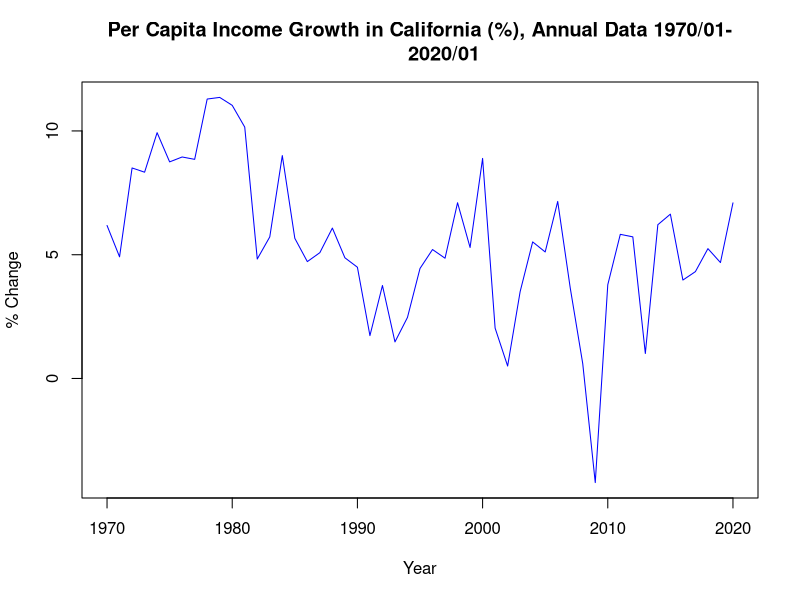
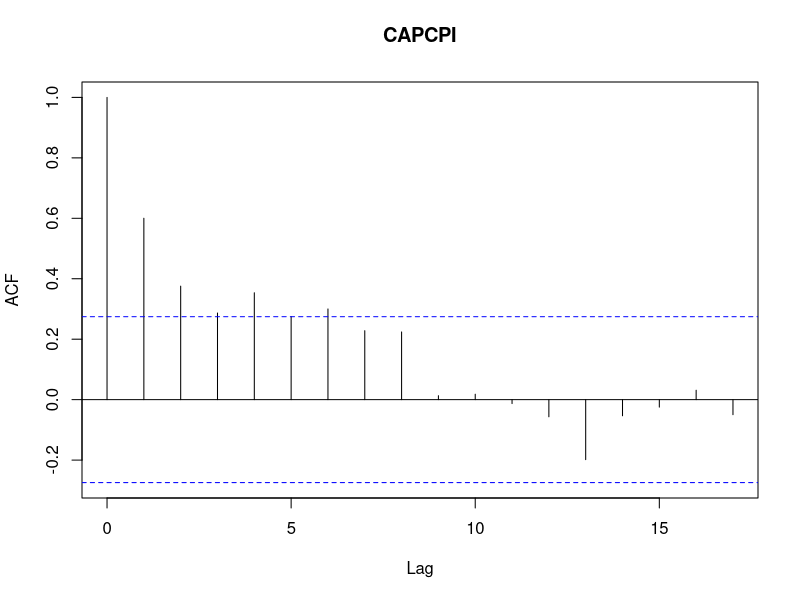
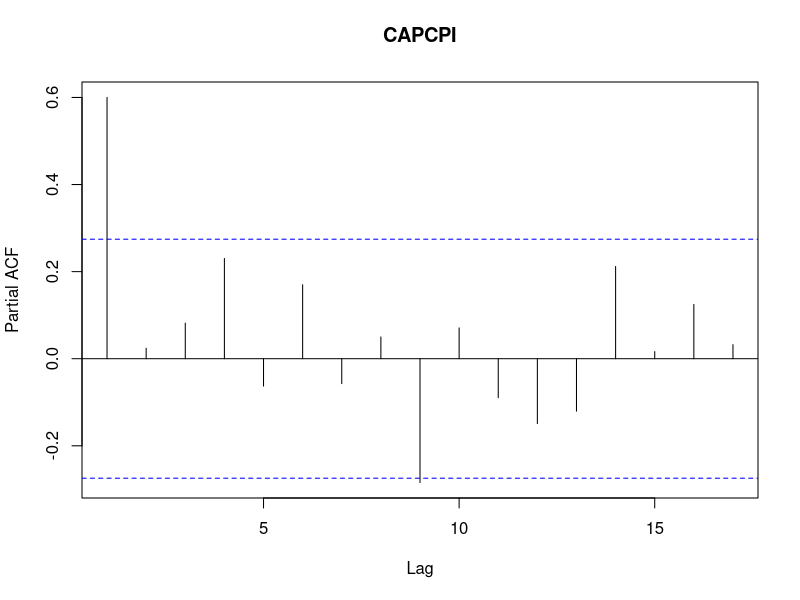
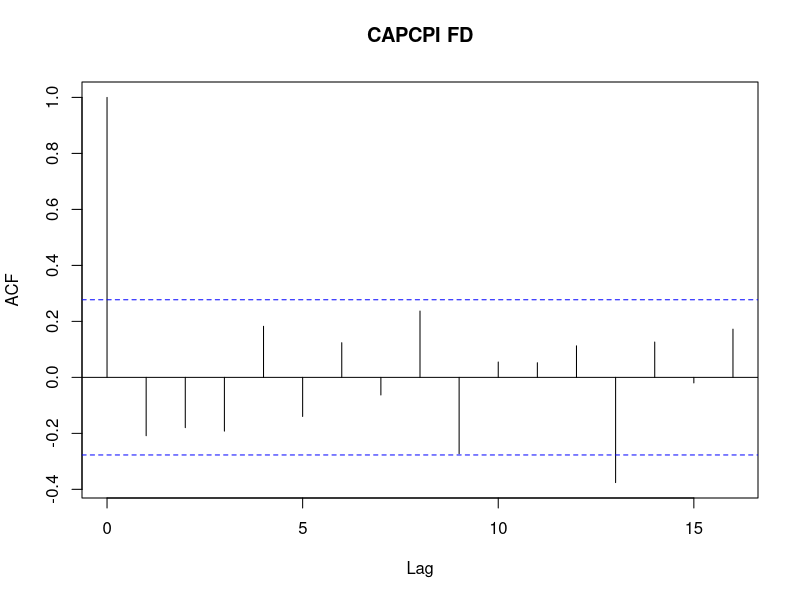
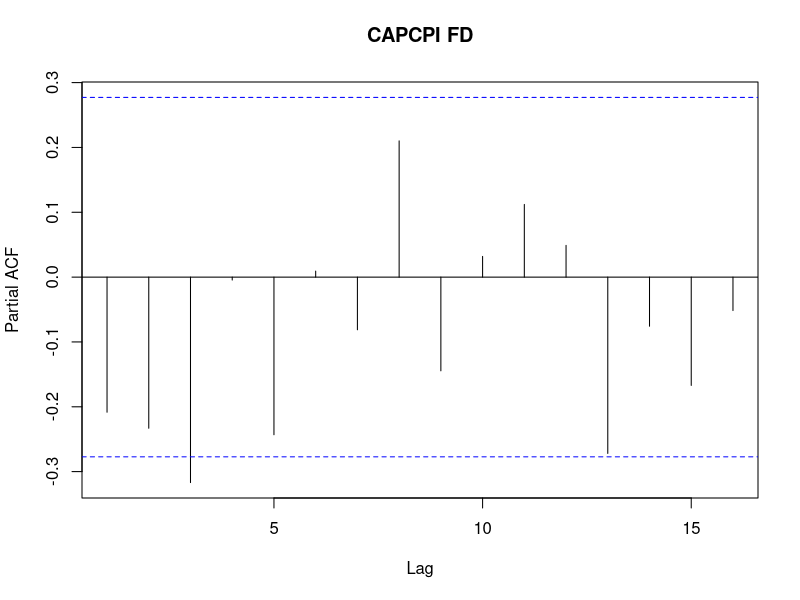
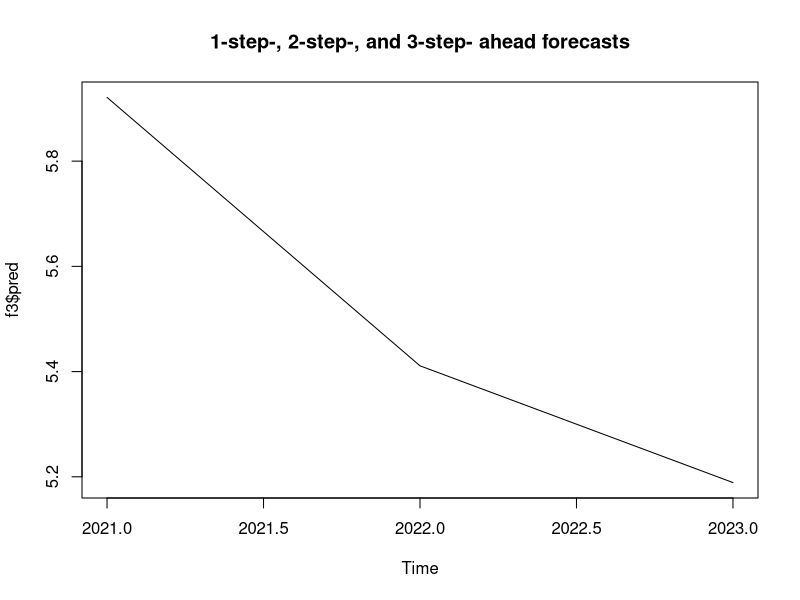
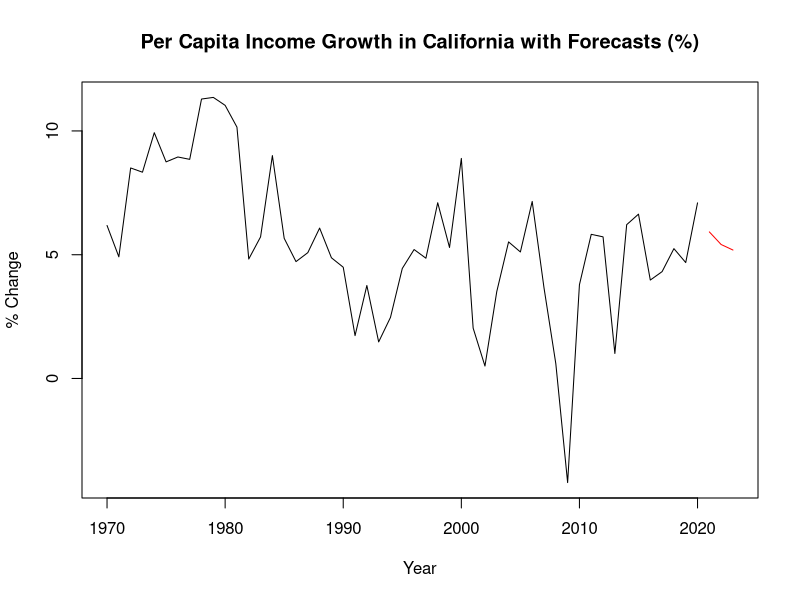

Reproduce these figures in R, in order.
setwd("D:/UofT/Y2 Summer/ECO374/HW3")

# # Q1 Part a.
CAPCPI = read.csv("CAPCPI.csv")
CAPCPI = data.frame(CAPCPI$CAPCPI_PCH)
# colnames(CAPCPI) = c("Per Capita Income Growth in California (%)")
CAPCPI_ts = ts(CAPCPI,start=1970,frequency = 1)
class(CAPCPI_ts)
plot.ts(CAPCPI_ts, 
        plot.type=c("single"), 
        col=c("blue"),
        main="Per Capita Income Growth in California (%), Annual Data 1970/01-
        2020/01",
        ylab="% Change",
        xlab="Year")

# # Q2 Part b.
acf(CAPCPI_ts, main = "CAPCPI")
acf(CAPCPI_ts, plot=FALSE)

pacf(CAPCPI_ts, main = "CAPCPI")
pacf(CAPCPI_ts, plot=FALSE)

# not stationary thus, we first difference
Yt = data.frame(CAPCPI$CAPCPI.CAPCPI_PCH[2:51])
Yt_1 = data.frame(CAPCPI$CAPCPI.CAPCPI_PCH[1:50])
Zt = Yt - Yt_1
CAPCPI_FD_ts = ts(Zt,start=1970,frequency = 1)

# calculating ACF again
acf(CAPCPI_FD_ts, main = "CAPCPI FD")
acf(CAPCPI_FD_ts, plot=FALSE)

# ACF is stationary, calculate PACF
pacf(CAPCPI_FD_ts, main = "CAPCPI FD")
pacf(CAPCPI_FD_ts, plot=FALSE)

# # Q2 part d.
# model estimation
m1 = arima(CAPCPI_ts, order=c(1,1,1))
m1

# forecasts
f3 = predict(m1, n.ahead = 3)
f3
plot(f3$pred, main = "1-step-, 2-step-, and 3-step- ahead forecasts")
ts.plot(CAPCPI_ts, f3$pred, gpars = list(col=c("black", "red")), 
        main = "Per Capita Income Growth in California with Forecasts (%)",
        ylab="% Change",
        xlab="Year")

library(forecast)
auto.arima(CAPCPI_ts)
auto.arima(CAPCPI_FD_ts)